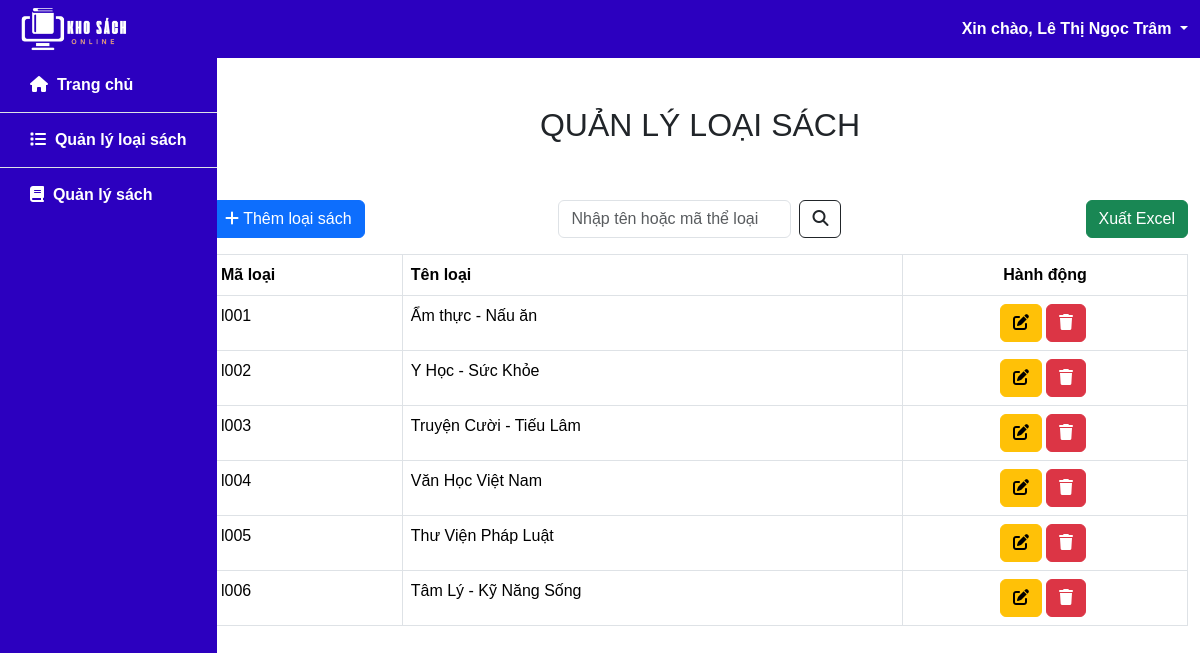
The page /manage_genre.php (signed in) on the database its author committed.
### tables this page shows
CREATE TABLE `genre` (
  `id_genre` varchar(10) NOT NULL,
  `name_genre` varchar(100) NOT NULL,
  primary key (`id_genre`)
);

### src/functions.php (called while the page is built, shortened)
<?php
function html_escape(string|null $text): string
{
    return htmlspecialchars($text ?? '', ENT_QUOTES, 'UTF-8', false);
}

### public/manage_genre.php (the view, shortened to what this page needs)
<?php
require_once __DIR__ . '/../src/connect.php';
if ($_SERVER['REQUEST_METHOD'] === 'GET' && isset($_GET['keyword'])) {
    $keyword = $_GET['keyword'];
    $sql = "SELECT * FROM genre
            WHERE name_genre LIKE concat('%', ? '%')
            OR id_genre LIKE ?";
    $stmt = $pdo->prepare($sql);
    $stmt->execute([$keyword, $keyword]);
} else {
    $sql = "SELECT * FROM genre";
    $stmt = $pdo->prepare($sql);
    $stmt->execute();
}
$rows = $stmt->fetchAll(PDO::FETCH_ASSOC);
include_once __DIR__. '/../src/partials/header_ad.php'
?>
<div class="container-fluid flex-grow-1">
    <div class="row">
        <div class="col-2">
            <?php include_once __DIR__. '/../src/partials/slidebar_ad.php' ?>
        </div>
        <div class="col-10">
            <div class="row justify-content-center m-5">
                <h2 class="text-center">QUẢN LÝ LOẠI SÁCH</h2>
            </div>
            <div class="row mb-3">
                <div class="col">
                    <a href="/add_genre.php" class="btn btn-primary">
                        <i class="fa-solid fa-plus"></i> Thêm loại sách
                    </a>
                </div>
                <div class="col d-flex justify-content-center ">
                    <form class="d-flex" role="search" method="GET">
                        <input class="form-control me-2" type="search" placeholder="Nhập tên hoặc mã thể loại"
                            aria-label="Search" name="keyword"
                            value="<?= isset($_GET['keyword']) ? html_escape($_GET['keyword']) : '' ?>">
                        <button class="btn btn-outline-dark" type="submit"><i
                                class="fa-solid fa-magnifying-glass"></i></button>
                    </form>
                </div>
                <div class="col d-flex justify-content-end">
                    <form method="post">
                        <button class="btn btn-success" type="submit" name="export">
                            Xuất Excel
                        </button>
                    </form>
                </div>
            </div>
            <div class="row my-3">
                <div class="col">
                    <table class="table table-bordered">
                        <thead>
                            <tr>
                                <th class="align-content-start">Mã loại</th>
                                <th class="align-content-start">Tên loại</th>
                                <th class="text-center align-content-start">Hành động</th>
                            </tr>
                        </thead>
                        <tbody>
                            <?php foreach ($rows as $row) : ?>
                            <tr>
                                <td><?= html_escape($row['id_genre']) ?></td>
                                <td><?= html_escape($row['name_genre']) ?></td>
                                <td>
                                    <div class="d-flex justify-content-center">
                                        <a href="<?= 'edit_genre.php?id_genre=' . $row['id_genre'] ?>"
                                            class="btn btn-xs btn-warning">
                                            <i class="fa-solid fa-pen-to-square"></i></a>
                                        <form class="form-inline mx-1" action="/delete_genre.php" method="POST">
                                            <button id="delete-genre-btn" type="button"
                                                class="btn btn-xs btn-danger  delete-genre-btn" data-toggle="modal"
                                                name="delete-genre" data-target="#delete-confirm">
                                                <i class="fa-solid fa-trash"></i>
                                            </button>
                                        </form>
                                    </div>
                                </td>
                            </tr>
                            <?php endforeach ?>
                        </tbody>
                    </table>
                </div>
            </div>
        </div>
    </div>
</div>
<?php
include_once __DIR__. '/../src/partials/footer_ad.php'
?>

### public/css/style.css (style rules this page uses)
* { font-family:Arial, Helvetica, sans-serif; }

### rows shown on the page
genre: id_genre "l001", name_genre "Ẩm thực - Nấu ăn"
genre: id_genre "l002", name_genre "Y Học - Sức Khỏe"
genre: id_genre "l003", name_genre "Truyện Cười - Tiếu Lâm"
genre: id_genre "l004", name_genre "Văn Học Việt Nam"
genre: id_genre "l005", name_genre "Thư Viện Pháp Luật"
genre: id_genre "l006", name_genre "Tâm Lý - Kỹ Năng Sống"

### other values the page prints
$_SESSION['user']['fullname'] "Lê Thị Ngọc Trâm"
